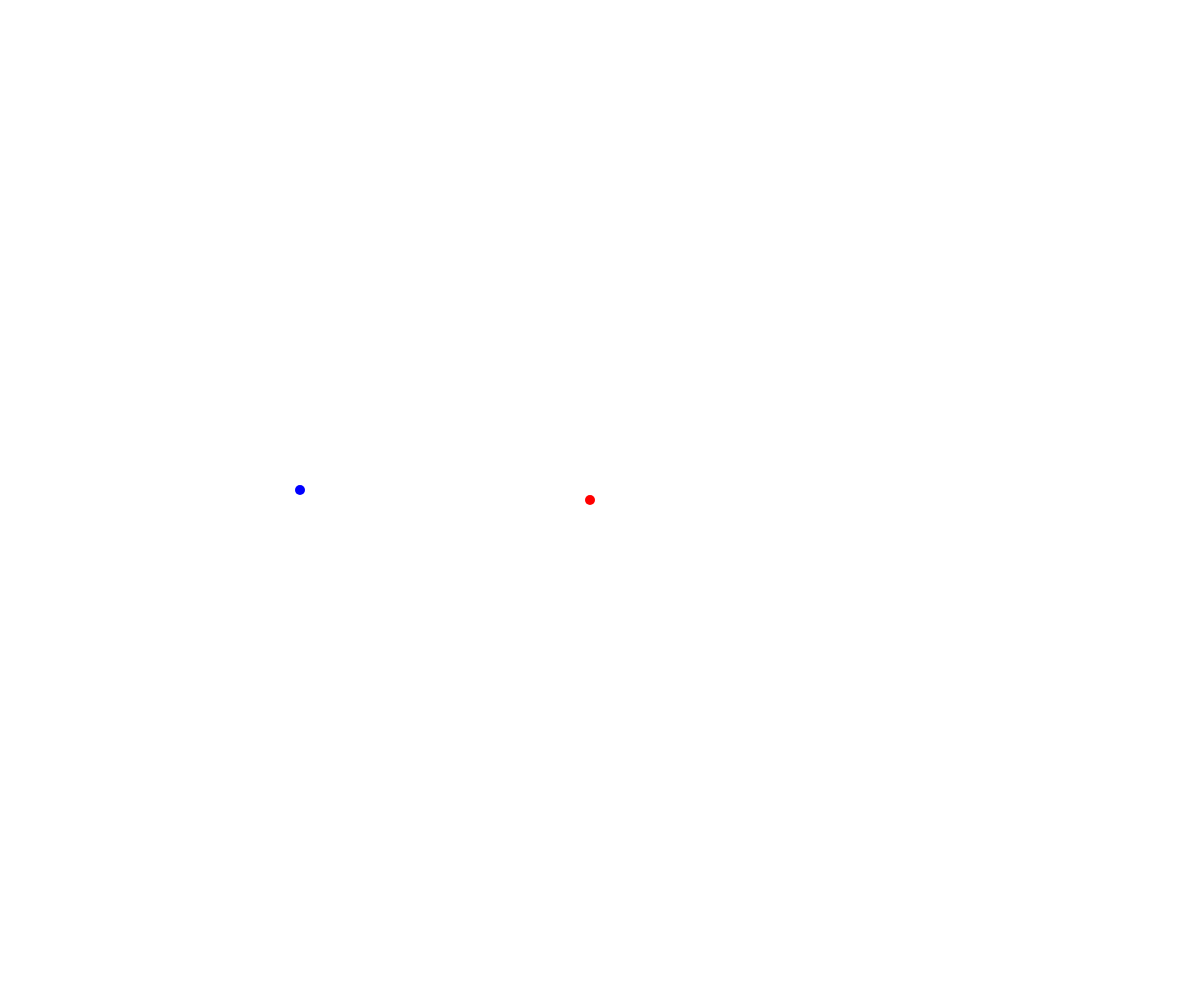
Frame 1 (no input)
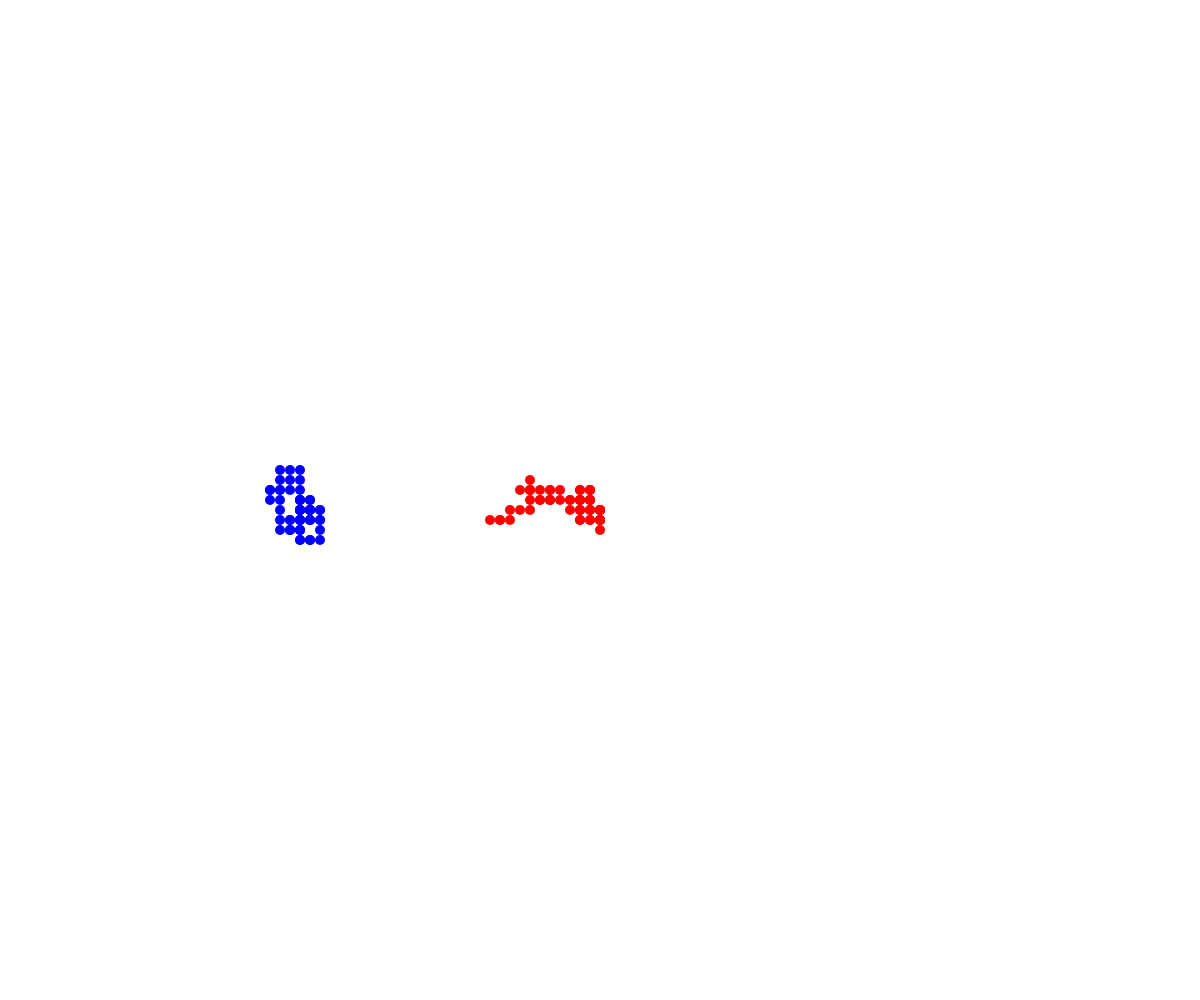
Frame 60 (no input)
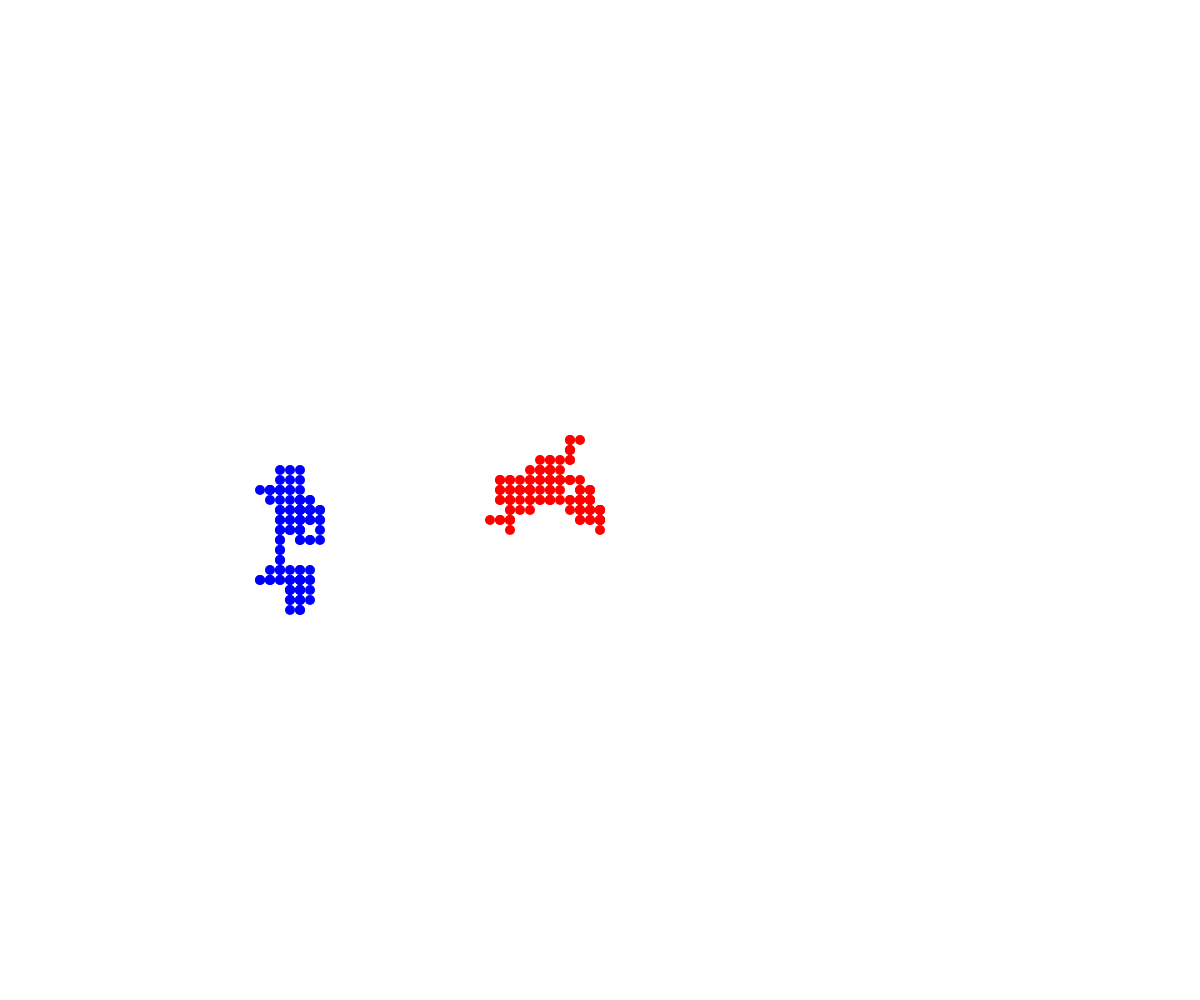
Frame 120 (the mouse pressed at the canvas centre since frame 60)

The p5.js sketch that drew these frames (run headless with seeded random() and noise() and a simulated clock; from frame 60 on, the mouse is pressed at the canvas centre):

// p5.js sketch
// ── sketch.js
// Walker OOP Demo

class Walker {
  constructor(x, y, theColor) {
    this.x = x;
    this.y = y;
    this.speed = 10;
    this.radius = 5;
    this.color = theColor;
  }

  display() {
    noStroke();
    fill(this.color);
    circle(this.x, this.y, this.radius * 2);
  }

  move() {
    let choice = random(100);
    if (choice < 25) {
      this.y -= this.speed;
    }
    else if (choice < 50) {
      this.y += this.speed;
    }
    else if (choice < 75) {
      this.x -= this.speed;
    }
    else if (choice < 100) {
      this.x += this.speed;
    }
  }
}

let luc;
let michael;

function setup() {
  frameRate(2000);
  createCanvas(windowWidth, windowHeight);
  luc = new Walker(width / 2, height / 2, "red");
  michael = new Walker(width / 4, height / 2, "blue");
}

function draw() {
  luc.move();
  michael.move();
  luc.display();
  michael.display();
}
